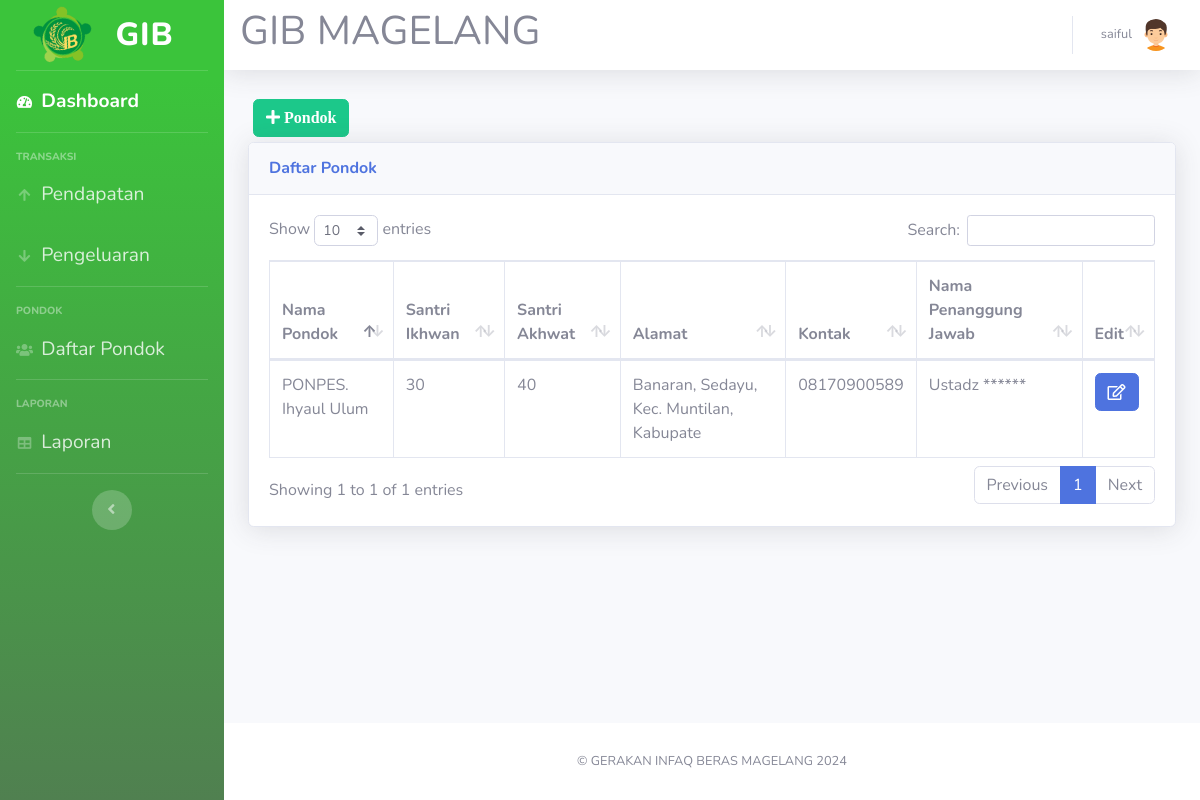
Screenshot of /karyawan.php (signed in) with the database file from the repository.
### tables this page shows
CREATE TABLE `karyawan` (
  `id_karyawan` int(11) NOT NULL AUTO_INCREMENT,
  `nama_pondok` varchar(40) NOT NULL,
  `santri_ikhwan` int(40) NOT NULL,
  `santri_akhwat` int(40) NOT NULL,
  `alamat` varchar(40) NOT NULL,
  `kontak` varchar(40) NOT NULL,
  `nama_penanggung_jawab` varchar(40) NOT NULL,
  PRIMARY KEY (`id_karyawan`)
);

### karyawan.php (the view, shortened to what this page needs)
<!DOCTYPE html>
<html lang="en">
<head>
  <link href="vendor/fontawesome-free/css/all.min.css" rel="stylesheet" type="text/css">
  <link href="css/sb-admin-2.min.css" rel="stylesheet">
  <link href="vendor/datatables/dataTables.bootstrap4.min.css" rel="stylesheet">
</head>
<body id="page-top">
<?php require 'koneksi.php'; ?>
<?php require 'sidebar.php'; ?>
      <div id="content">
<?php require 'navbar.php'; ?>
        <div class="container-fluid">
  </div>
<button type="button" class="btn btn-success" style="margin:5px" data-toggle="modal" data-target="#myModalTambah"><i class="fa fa-plus"> Pondok</i></button><br>
          <div class="card shadow mb-4">
            <div class="card-header py-3">
              <h6 class="m-0 font-weight-bold text-primary">Daftar Pondok</h6>
            </div>
            <div class="card-body">
              <div class="table-responsive">
                <table class="table table-bordered" id="dataTable" width="100%" cellspacing="0">
                  <thead>
                    <tr>
                      <th>Nama Pondok</th>
                      <th>Santri Ikhwan</th>
                      <th>Santri Akhwat</th>
                      <th>Alamat</th>
                      <th>Kontak</th>
                      <th>Nama Penanggung Jawab</th>
                      <th>Edit</th>
                    </tr>
                  </thead>
                  <tbody>
				  <?php
$query = mysqli_query($koneksi,"SELECT * FROM karyawan");
while ($data = mysqli_fetch_assoc($query))
{
?>
                    <tr>
                      <td><?=$data['nama_pondok']?></td>
                      <td><?=$data['santri_ikhwan']?></td>
                      <td><?=$data['santri_akhwat']?></td>
                      <td><?=$data['alamat']?></td>
                      <td><?=$data['kontak']?></td>
                      <td><?=$data['nama_penanggung_jawab']?></td>
					  <td>
<a href="#" type="button" class=" fa fa-edit btn btn-primary btn-md" data-toggle="modal" data-target="#myModal<?php echo $data['id_karyawan']; ?>"></a>
</td>
</tr>
<?php
}
?>
                  </tbody>
                </table>
              </div>
            </div>
          </div>
        </div>
      </div>
<?php require 'footer.php'?>
    </div>
</body>
</html>

### rows the page displays
karyawan: nama_pondok "PONPES. Ihyaul Ulum", santri_ikhwan "30", santri_akhwat "40", alamat "Banaran, Sedayu, Kec. Muntilan, Kabupate", kontak "08170900589", nama_penanggung_jawab "Ustadz ******"

### other values shown
$_SESSION['nama'] "saiful"
